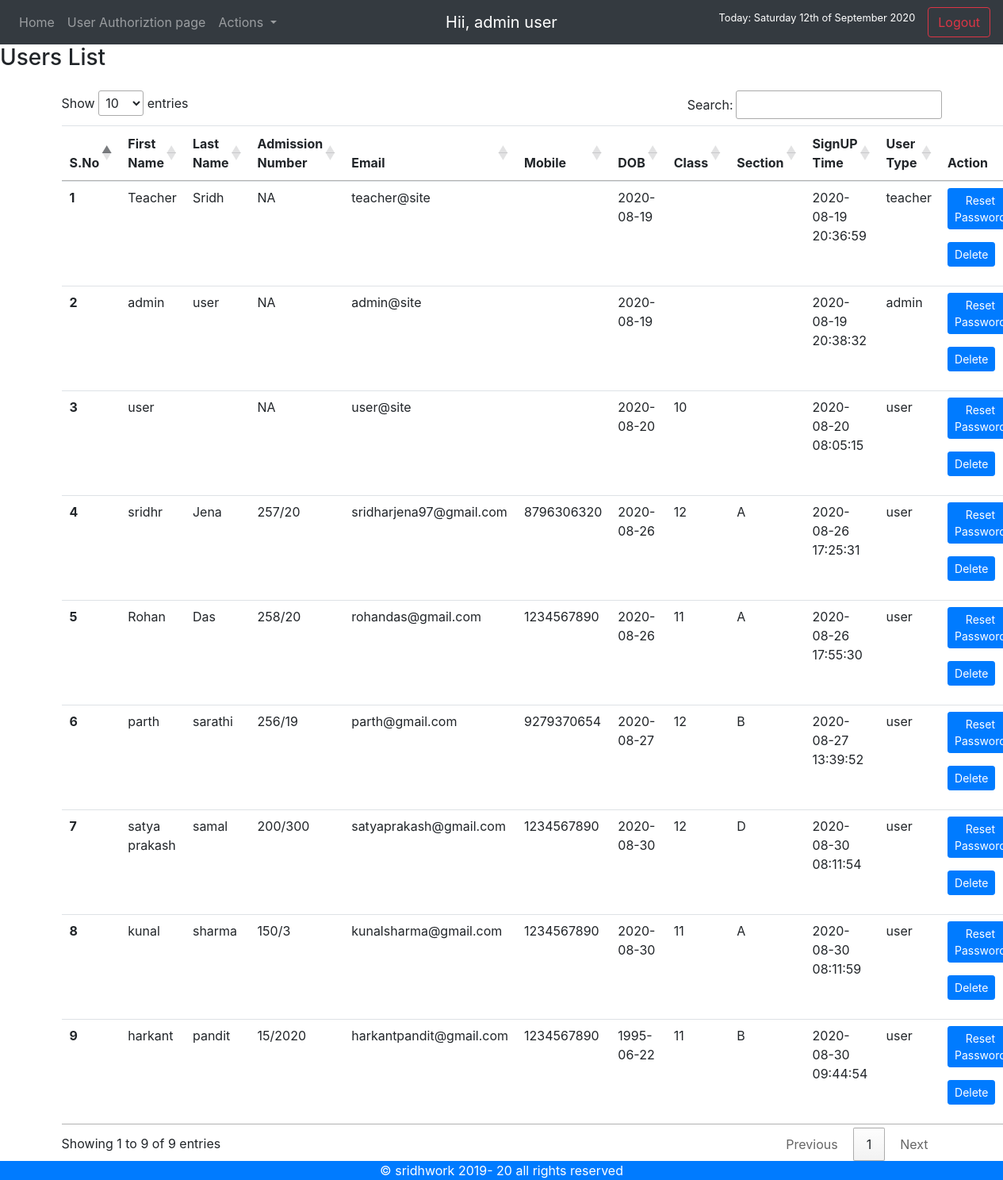
The app's page /pages/userlist.php (signed in) with its own data.
### tables this page shows
CREATE TABLE `users_scl` (
  `userid` int NOT NULL,
  `firstname` text NOT NULL,
  `lastname` text NOT NULL,
  `regdno` varchar(10) NOT NULL,
  `email` varchar(60) NOT NULL,
  `password` varchar(160) NOT NULL,
  `mobile` text NOT NULL,
  `dob` date NOT NULL,
  `class` text NOT NULL,
  `section` varchar(1) NOT NULL,
  `stream` enum('science','commerce','NA','') NOT NULL,
  `signuptime` datetime NOT NULL DEFAULT CURRENT_TIMESTAMP,
  `usertype` enum('user','teacher','admin') NOT NULL DEFAULT 'user',
  `Comment` text NOT NULL
);

### pages/userlist.php (the view, shortened to what this page needs)
<?php
require ('dbconnect.php');
?>
<!doctype html>
<html lang="en">
  <head>
    <link rel="stylesheet" href="https://stackpath.bootstrapcdn.com/bootstrap/4.5.2/css/bootstrap.min.css">
    <link rel="stylesheet" href="//cdn.datatables.net/1.10.21/css/jquery.dataTables.min.css">
    <link rel="stylesheet" href="//cdn.datatables.net/1.10.21/css/jquery.dataTables.min.css">
  </head>
  <body>
    <?php
    include "navbaradmin.php";
    ?>
  <h3>Users List</h3>
      <div class="container my-4">
      <table class="table" id="myTable">
          <thead>
            <tr>
              <th scope="col">S.No</th>
              <th scope="col">First Name</th>
              <th scope="col">Last Name</th>
              <th scope="col">Admission Number</th>
              <th scope="col">Email</th>
              <th scope="col">Mobile</th>
              <th scope="col">DOB</th>
              <th scope="col">Class</th>
              <th scope="col">Section</th>
              <th scope="col">SignUP Time</th>
              <th scope="col">User Type</th>
              <th scope="col">Action</th>
            </tr>
          </thead>
          <tbody>
          <?php
            $sql= "SELECT * FROM `users_scl`";
            $result= mysqli_query($conn, $sql);
            $num = mysqli_num_rows($result);
            if ($num>0) {
              $no=1;
              while ($row= mysqli_fetch_assoc($result)) {
              echo "<tr>
              <th scope='row'>". $no . "</th>
              <td>". $row['firstname'] . "</td>
              <td>". $row['lastname'] . "</td>
              <td>". $row['regdno'] . "</td>
              <td>". $row['email'] . "</td>
              <td>". $row['mobile'] . "</td>
              <td>". $row['dob'] . "</td>
              <td>". $row['class'] . "</td>
              <td>". $row['section'] . "</td>
              <td>". $row['signuptime'] . "</td>
              <td>". $row['usertype'] . "</td>
              <td><button class='reset btn btn-sm btn-primary' id=".$row['userid'].">Reset Password</button> <button class='delete btn btn-sm btn-primary my-3' id=".$row['userid'].">Delete</button></td>
            </tr>";
             $no=$no+1;
             }
             }
             ?>
            </tbody>
        </table>
      </div>
  </body>
  <?php include 'footer.php'; ?>
</html>

### records on screen
users_scl: firstname "Teacher", lastname "Sridh", regdno "NA", email "teacher@site", dob "2020-08-19", signuptime "2020-08-19 20:36:59", usertype "teacher"
users_scl: firstname "admin", lastname "user", regdno "NA", email "admin@site", dob "2020-08-19", signuptime "2020-08-19 20:38:32", usertype "admin"
users_scl: firstname "user", regdno "NA", email "user@site", dob "2020-08-20", class "10", signuptime "2020-08-20 08:05:15", usertype "user"
users_scl: firstname "sridhr", lastname "Jena", regdno "257/20", email "sridharjena97@gmail.com", mobile "8796306320", dob "2020-08-26", class "12", section "A", signuptime "2020-08-26 17:25:31", usertype "user"
users_scl: firstname "Rohan", lastname "Das", regdno "258/20", email "rohandas@gmail.com", mobile "1234567890", dob "2020-08-26", class "11", section "A", signuptime "2020-08-26 17:55:30", usertype "user"
users_scl: firstname "parth", lastname "sarathi", regdno "256/19", email "parth@gmail.com", mobile "9279370654", dob "2020-08-27", class "12", section "B", signuptime "2020-08-27 13:39:52", usertype "user"
users_scl: firstname "satya prakash", lastname "samal", regdno "200/300", email "satyaprakash@gmail.com", mobile "1234567890", dob "2020-08-30", class "12", section "D", signuptime "2020-08-30 08:11:54", usertype "user"
users_scl: firstname "kunal", lastname "sharma", regdno "150/3", email "kunalsharma@gmail.com", mobile "1234567890", dob "2020-08-30", class "11", section "A", signuptime "2020-08-30 08:11:59", usertype "user"
users_scl: firstname "harkant", lastname "pandit", regdno "15/2020", email "harkantpandit@gmail.com", mobile "1234567890", dob "1995-06-22", class "11", section "B", signuptime "2020-08-30 09:44:54", usertype "user"

### other values on screen
$_SESSION['username'] "admin user"
